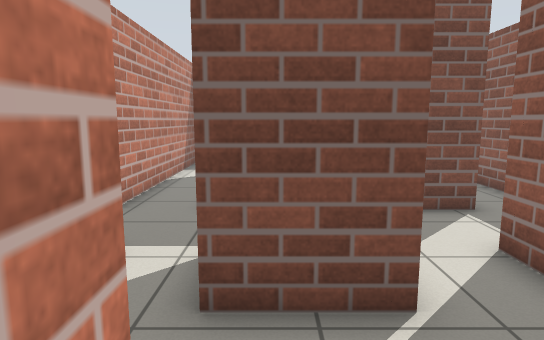
[1] (above)

16 first-person views from a walk through a robot-simulator world made for Gazebo. The camera is 1.1 m above the floor, tilts 8° down and sees 75° across. The floor is counted in squares, 0.5 m on a side. Each view is taken from the middle of a square. On the plan, view 1 faces up. The plan holds only what a view shows up to about 20 squares ahead; the rest is blank. The robots in the file are not drawn.

[2]
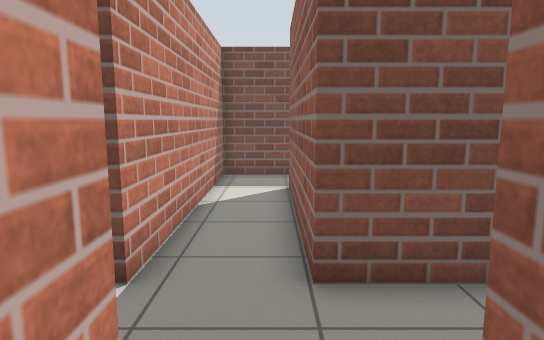

[3]
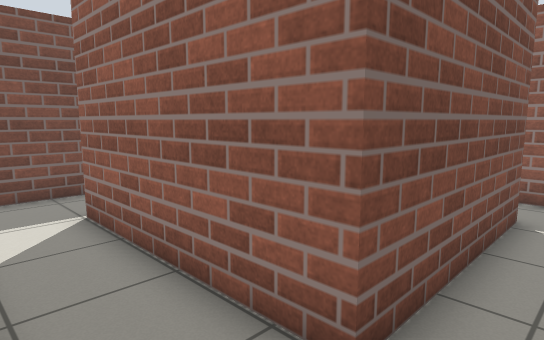

[4]
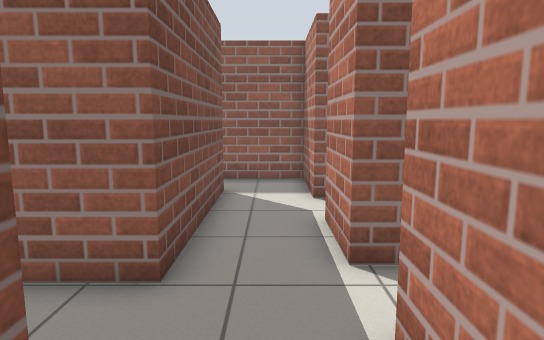

[5]
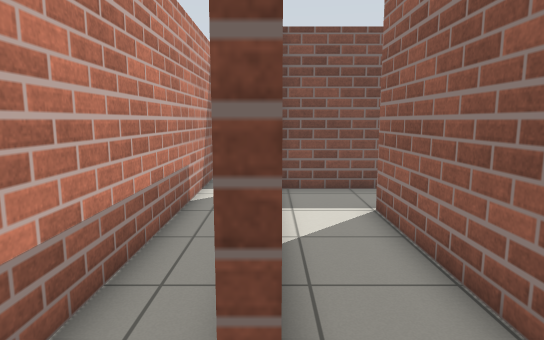

[6]
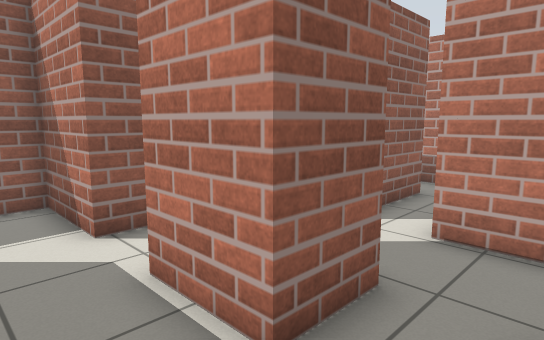

[7]
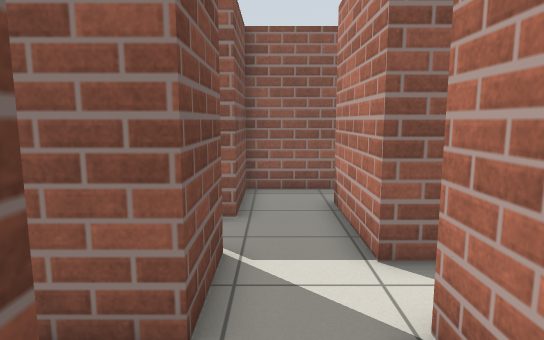

[8]
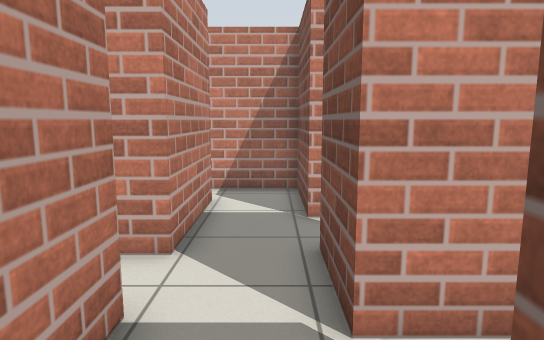

[9]
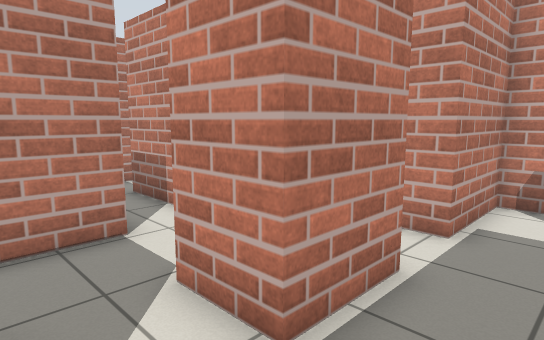

[10]
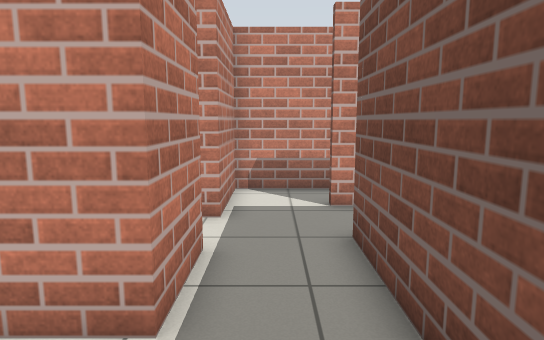

[11]
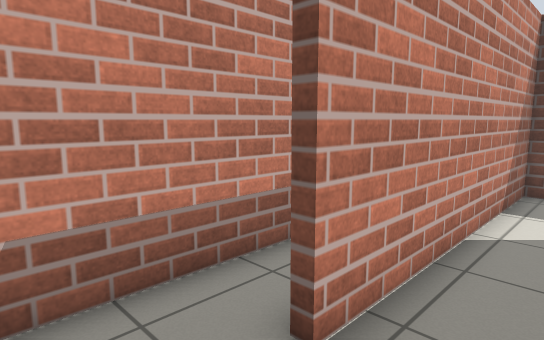

[12]
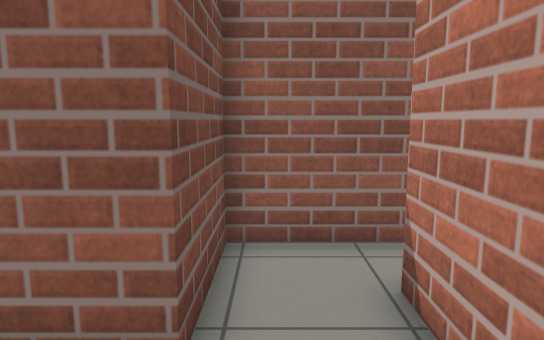

[13]
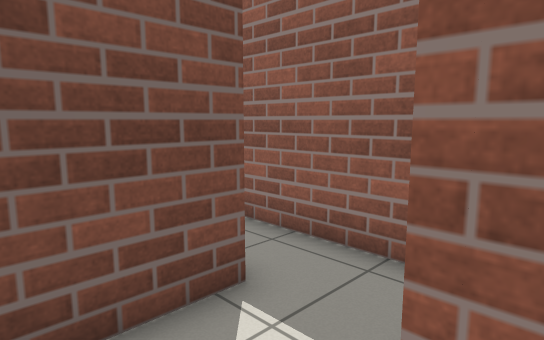

[14]
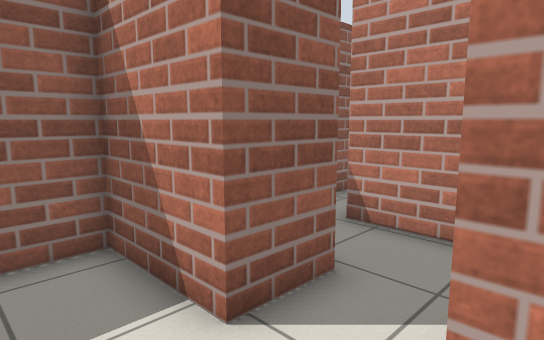

[15]
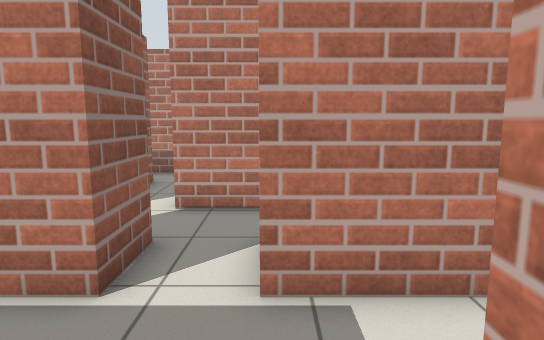

[16]
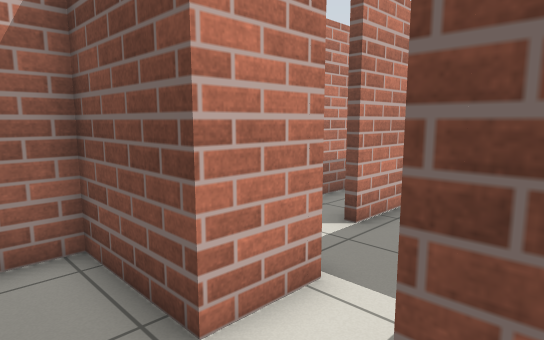

### Floor plan
Points are (right, up) in squares from view 1. A wall is a line through its corners. A room is listed if a view was taken in it or the views show most of it. See-through windows are left out.
Room 1 (views 1, 2, 3, 5, 6, 7, 8, 9, 10, 11, 12, 13, 14, 15, 16)
walls: (-0.8, 5.8) (1.7, 5.8) (1.7, 3.8) (-0.8, 3.8) (-0.8, 5.8); (-4.5, 5.8) (-2.8, 5.8) (-2.8, 3.8) (-6.3, 3.8) (-6.3, 1); (-4.6, 1.3) (-0.6, 1.3) (-0.6, -2.8); (5.1, 8.5) (-1.4, 8.5) (-1.4, 15.6); (1.3, -2.8) (1.3, 1.3) (5.4, 1.3); (1, -4.7) (2.1, -4.7); (7.1, -1.6) (7.1, 3.8) (3.9, 3.8) (3.9, 5.8) (5.6, 5.8); (-0.5, 18.2) (-4, 18.2) (-4, 8.5) (-4.4, 8.5)
ways out: opening at (-4, 7.5) to room 2; opening at (4.5, 7.5) to room 2
Room 2 (view 4)
walls: (-6.3, 20.5) (-6.3, 5.8) (-4.5, 5.8); (5.6, 5.8) (7.1, 5.8) (7.1, 12.2)
ways out: opening at (-4, 7.5) to room 1; opening at (4.5, 7.5) to room 1

Where each view was taken, in squares from view 1:
view 1: 0 up, 0 right, facing up
view 2: 4 up, 2 left, facing up
view 3: 7 up, 4 left, facing up-right
view 4: 7 up, 6 left, facing right
view 5: 7 up, 4 left, facing up
view 6: 8 up, 3 left, facing down-right
view 7: 3 up, 4 left, facing right
view 8: 3 up, 5 right, facing left
view 9: 8 up, 4 right, facing down-left
view 10: 7 up, 5 right, facing left
view 11: 6 up, 2 left, facing up-left
view 12: 3 up, 1 right, facing right
view 13: 5 up, 2 right, facing up-right
view 14: 8 up, 1 right, facing down-right
view 15: 10 up, 3 left, facing down
view 16: 2 up, 0 right, facing up-left
